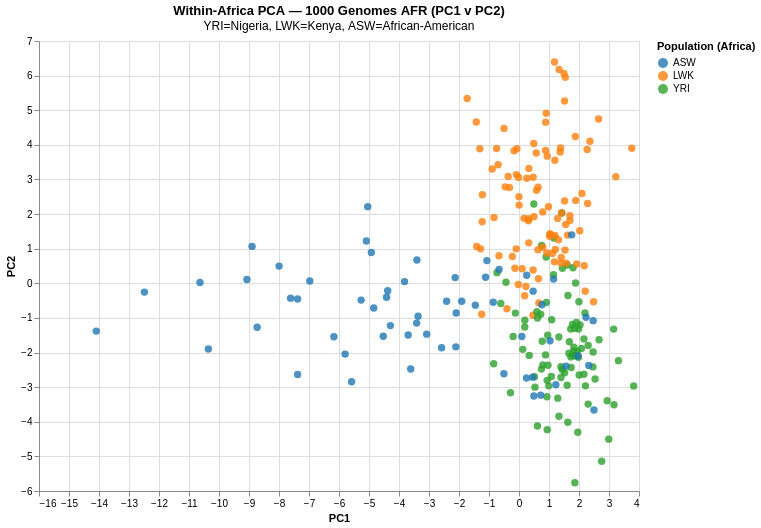

Here is the notebook cell this chart was saved with:
### Code cell
# Creating PC1 v PC2 chart

df_afr = df_afr.copy()
df_afr['PC1'] = afr_coords[:, 0]
df_afr['PC2'] = afr_coords[:, 1]
df_afr['PC3'] = afr_coords[:, 2]
 
chart_afr = alt.Chart(df_afr).mark_circle(size=55, opacity=0.8).encode(
    x='PC1:Q', y='PC2:Q',
    color=alt.Color('Population code:N',
        scale=alt.Scale(scheme='category10'),
        legend=alt.Legend(title='Population (Africa)')),
    tooltip=['Sample:N', 'Population name:N', 'Population code:N']
).properties(
    title={'text': 'Within-Africa PCA — 1000 Genomes AFR (PC1 v PC2)',
           'subtitle': 'YRI=Nigeria, LWK=Kenya, ASW=African-American'},
    width=600, height=450).interactive()
 
chart_afr.save('/Users/tim/bioinformatics-portfolio/01b-genes-and-geography/results/figures/pca_africa_pc1v2.html')
chart_afr

### Figure 1 — Vega-Lite specification as saved in the notebook (floating-point values rounded to 4 significant figures; data arrays with more than 128 entries replaced by an {"elided": "..."} marker saying what was removed)
{"config": {"view": {"continuousWidth": 300, "continuousHeight": 300}}, "data": {"name": "data-ef7b6644d66711aecb7174eed6eadce3"}, "mark": {"type": "circle", "opacity": 0.8, "size": 55}, "encoding": {"color": {"field": "Population code", "legend": {"title": "Population (Africa)"}, "scale": {"scheme": "category10"}, "type": "nominal"}, "tooltip": [{"field": "Sample", "type": "nominal"}, {"field": "Population name", "type": "nominal"}, {"field": "Population code", "type": "nominal"}], "x": {"field": "PC1", "type": "quantitative"}, "y": {"field": "PC2", "type": "quantitative"}}, "height": 450, "params": [{"name": "param_1e9efca18e7a2868", "select": {"type": "interval", "encodings": ["x", "y"]}, "bind": "scales"}], "title": {"text": "Within-Africa PCA — 1000 Genomes AFR (PC1 v PC2)", "subtitle": "YRI=Nigeria, LWK=Kenya, ASW=African-American"}, "width": 600, "$schema": "https://vega.github.io/schema/vega-lite/v6.4.1.json", "datasets": {"data-ef7b6644d66711aecb7174eed6eadce3": {"elided": "246 records"}}}
